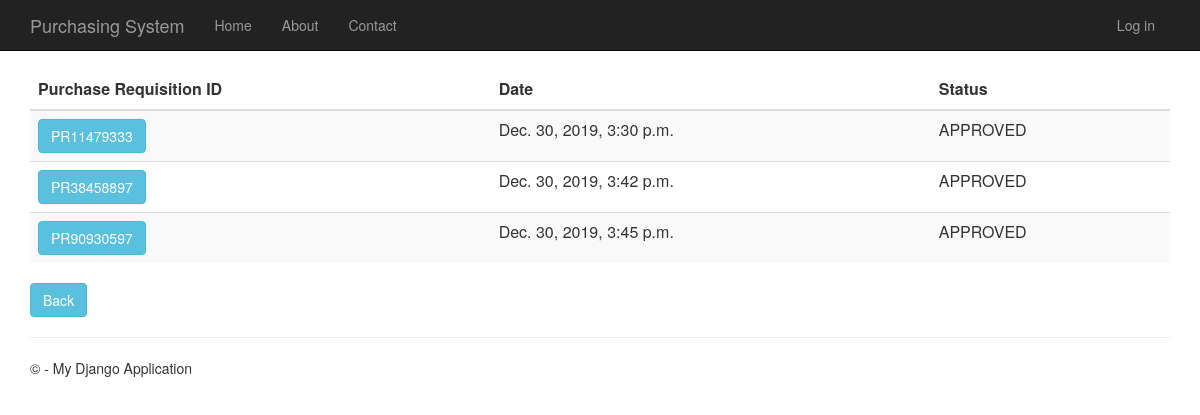
The app's page /purchaserequisitionhistory, older data.
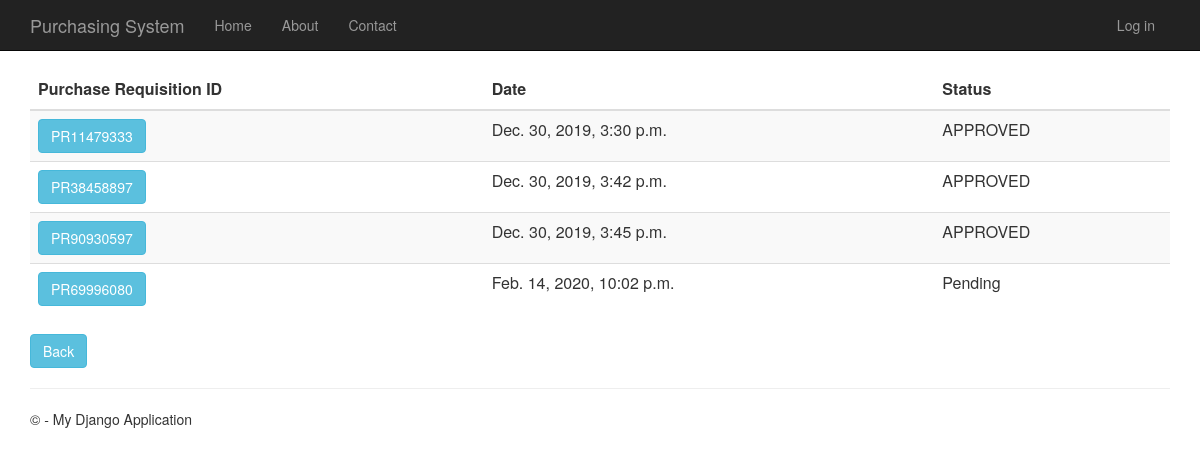
The same page, newer data.
### PurchaseRequisition/models.py (models this page shows)
class PurchaseRequisition(models.Model):
    pr_id= models.CharField(max_length=10, primary_key=True) #takes character
    description= models.TextField(null=True,default=None, blank=True)
    time_created= models.DateTimeField()
    total_price= models.DecimalField(max_digits=10, decimal_places=2, default=Decimal('0.00'))
    status= models.TextField(max_length=10, default="Pending")
    person_id = models.ForeignKey(Person)
    def __str__(self):
        return str(self.pr_id)

### PurchaseRequisition/views.py (the view)
# urls.py: url(r'^purchaserequisitionhistory', PurchaseRequisition.views.purchaserequisitionhistory, name="purchase_requisition_history"),
def purchaserequisitionhistory(request):
    purchase_requisitions = PurchaseRequisition.objects.all()
    print(purchase_requisitions)
    context = {
            'title':'Purchase Requisition History',
            'rows':purchase_requisitions
        }
    return render(request,'PurchaseRequisition/purchaserequisitionhistory.html',context)

### PurchaseRequisition/templates/PurchaseRequisition/purchaserequisitionhistory.html
﻿{% extends "app/layout.html" %}
{% block content %}
<div class="purchaseorderhistory margintop" action="menu" >
    <form action="purchaserequisitionhistorydetails" method="GET">
        <table class="table table-striped margintop">
          <thead>
            <tr>
              <th scope="col">Purchase Requisition ID</th>
              <th scope="col">Date</th>
              <th scope="col">Status</th>
            </tr>
          </thead>
          <tbody>
              {% for r in rows %}
            <tr>
                 <td><button type="submit" name="pr_id" value="{{r.pr_id}}" class="btn btn-info" >{{r.pr_id}}</button></td>
                 <td>{{r.time_created}}</td>
                 <td>{{r.status}}</td>
            </tr>
              {% endfor %}
          </tbody>
        </table>
    </form>
       <form action="menu">
        <div class="margintop">
            <button type="submit" class="btn btn-info" >Back</button>
        </div>
    </form>
</div>
{% endblock %}

### app/templates/app/layout.html (shortened to what this page needs)
﻿<!DOCTYPE html>
<html>
<head>
    {% load staticfiles %}
    <link rel="stylesheet" type="text/css" href="{% static 'app/content/bootstrap.min.css' %}" />
    <link rel="stylesheet" type="text/css" href="{% static 'app/content/site.css' %}" />
</head>
<body>
    <div class="navbar navbar-inverse navbar-fixed-top">
        <div class="container">
            <div class="navbar-header">
                <a href="/" class="navbar-brand">Purchasing System</a>
            </div>
            <div class="navbar-collapse collapse">
                <ul class="nav navbar-nav">
                    <li><a href="{% url 'menu' %}">Home</a></li>
                    <li><a href="{% url 'about' %}">About</a></li>
                    <li><a href="{% url 'contact' %}">Contact</a></li>
                </ul>
                {% include 'app/loginpartial.html' %}
            </div>
        </div>
    </div>
    <div class="container body-content">
{% block content %}{% endblock %}
        <hr/>
        <footer>
            <p>&copy; {{ year }} - My Django Application</p>
        </footer>
    </div>
</body>
</html>

### app/templates/app/loginpartial.html
{% if user.is_authenticated %}
<form id="logoutForm" action="/logout" method="post" class="navbar-right">
    {% csrf_token %}
    <ul class="nav navbar-nav navbar-right">
        <li><span class="navbar-brand">Hello {{ user.username }}!</span></li>
        <li><a href="javascript:document.getElementById('logoutForm').submit()">Log off</a></li>
    </ul>
</form>
{% else %}
<ul class="nav navbar-nav navbar-right">
    <li><a href="{% url 'login' %}">Log in</a></li>
</ul>
{% endif %}

### app/static/app/content/site.css (style rules this page uses)
body { padding-top: 50px; padding-bottom: 20px; }
.body-content { padding-left: 15px; padding-right: 15px; }

Row changes from the older to the newer data that the page shows:
added PurchaseRequisition: pr_id "PR69996080", time_created "Feb. 14, 2020, 10:02 p.m.", status "Pending"
